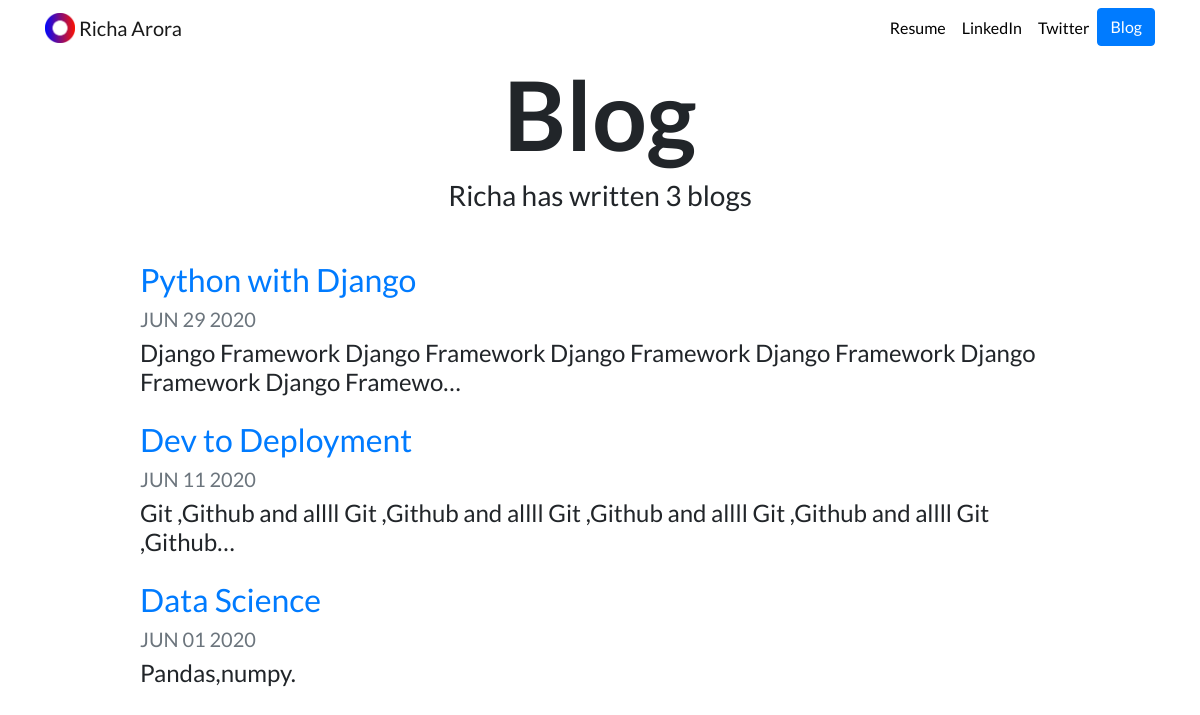
Screenshot of /blog/ with the database file from the repository.
### blog/models.py (models this page shows, shortened)
class Blog(models.Model):
    title           = models.CharField(max_length=200)
    description     = models.TextField(max_length=200)
    date            = models.DateTimeField()

### blog/views.py (the view)
# urls.py: path('',views.all_blogs,name="all_blogs"),
def all_blogs(request):
    blogs = Blog.objects.order_by('-date')
    return render(request,"blog/all_blogs.html",{"blogs":blogs})

### blog/templates/blog/all_blogs.html
{% extends "portfolio/base.html" %}
{% load static %}
{% block content %}
<h1 id="blogtitle" class="font-weight-bold text-center">Blog</h1>
<h3 class="text-center mb-5">Richa has written {{ blogs.count }} blog{{ blogs.count|pluralize }}</h3>
{% for blog in blogs %}
<div class="row justify-content-center my-3">
  <div class="col-md-10">
    <a href="{% url 'blog:detail' blog.id %}">
      <h2>{{ blog.title }}</h2>
    </a>
    <h5 class="text-muted">{{ blog.date|date:'M d Y'|upper }}</h5>
    <h4>{{ blog.description|striptags|truncatechars:100 }}</h4>
  </div>
</div>
{% endfor %}
{% endblock %}

### portfolio/static/portfolio/custom.css (style rules this page uses)
body { font-family: 'Lato', sans-serif; }
#blogtitle { font-size: 6rem; }

### rows the page displays
Blog: title "Python with Django", date "JUN 29 2020", description "Django Framework Django Framework Django Framework Django Framework Django Framework Django Framewo…"
Blog: title "Dev to Deployment", date "JUN 11 2020", description "Git ,Github and allll Git ,Github and allll Git ,Github and allll Git ,Github and allll Git ,Github…"
Blog: title "Data Science", date "JUN 01 2020", description "Pandas,numpy."

### other values shown
{{ blogs.count }} "3"
